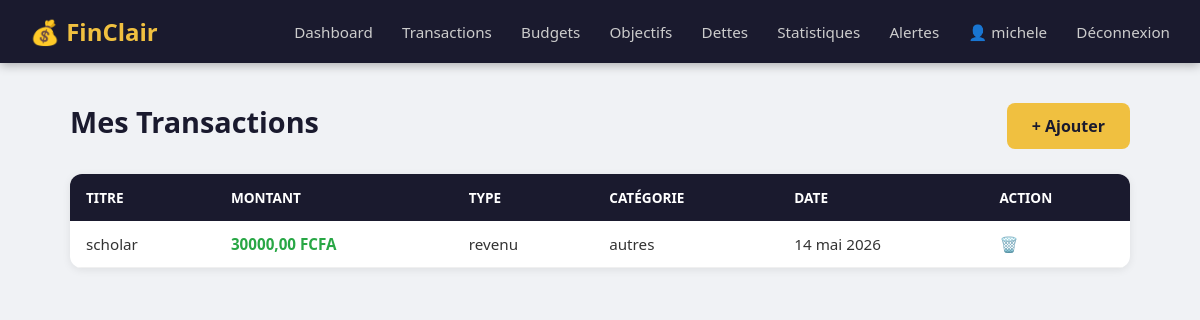
/transactions/ (signed in), run on the app's committed database.
### transactions/models.py (models this page shows, shortened)
class Transaction(models.Model):
    TYPE_CHOICES = [
        ('revenu', 'Revenu'),
        ('depense', 'Dépense'),
    ]
    CATEGORIE_CHOICES = [
        ('alimentation', 'Alimentation'),
        ('transport', 'Transport'),
        ('logement', 'Logement'),
        ('sante', 'Santé'),
        ('loisirs', 'Loisirs'),
        ('education', 'Éducation'),
        ('autres', 'Autres'),
    ]
    utilisateur = models.ForeignKey(User, on_delete=models.CASCADE)
    titre = models.CharField(max_length=200)
    montant = models.DecimalField(max_digits=10, decimal_places=2)
    type_transaction = models.CharField(max_length=10, choices=TYPE_CHOICES)
    categorie = models.CharField(max_length=20, choices=CATEGORIE_CHOICES)
    date = models.DateField(auto_now_add=True)
    description = models.TextField(blank=True)

### transactions/views.py (the view)
# urls.py: path('', views.liste_transactions, name='liste_transactions'),
@login_required  # Redirige vers connexion si pas connecté
def liste_transactions(request):
    transactions = Transaction.objects.filter(
        utilisateur=request.user
    ).order_by('-date')
    return render(request, 'transactions/liste.html', {
        'transactions': transactions
    })

### templates/transactions/liste.html (shortened to what this page needs)
{% extends 'base.html' %}
{% block contenu %}
<div class="page">
    <div class="page-header">
        <h1>Mes Transactions</h1>
        <a href="{% url 'ajouter_transaction' %}" class="btn">+ Ajouter</a>
    </div>
    <table>
        <thead>
            <tr>
                <th>Titre</th>
                <th>Montant</th>
                <th>Type</th>
                <th>Catégorie</th>
                <th>Date</th>
                <th>Action</th>
            </tr>
        </thead>
        <tbody>
            {% for t in transactions %}
            <tr class="{{ t.type_transaction }}">
                <td>{{ t.titre }}</td>
                <td>{{ t.montant }} FCFA</td>
                <td>{{ t.type_transaction }}</td>
                <td>{{ t.categorie }}</td>
                <td>{{ t.date }}</td>
                <td>
                    <a href="{% url 'supprimer_transaction' t.pk %}"
                       onclick="return confirm('Supprimer cette transaction ?')">
                       🗑️
                    </a>
                </td>
            </tr>
            {% empty %}
            <tr><td colspan="6">Aucune transaction.</td></tr>
            {% endfor %}
        </tbody>
    </table>
</div>
{% endblock %}

### templates/base.html (shortened to what this page needs)
<!DOCTYPE html>
<html lang="fr">
<head>
    {% load static %}
    <link rel="stylesheet" href="{% static 'css/style.css' %}">
</head>
<body>
    {% if user.is_authenticated %}
   <nav>
    <div class="nav-logo">💰 FinClair</div>
    <div class="nav-links">
        <a href="{% url 'dashboard' %}">Dashboard</a>
        <a href="{% url 'liste_transactions' %}">Transactions</a>
        <a href="{% url 'liste_budgets' %}">Budgets</a>
        <a href="{% url 'liste_objectifs' %}">Objectifs</a>
        <a href="{% url 'liste_dettes' %}">Dettes</a>
        <a href="{% url 'statistiques' %}">Statistiques</a>
        <a href="{% url 'liste_alertes' %}">Alertes</a>
        <a href="{% url 'profil' %}">👤 {{ user.username }}</a>
        <a href="{% url 'deconnexion' %}">Déconnexion</a>
    </div>
</nav>
    {% endif %}
    <main>
        {% block contenu %}{% endblock %}
    </main>
</body>
</html>

### static/css/style.css (style rules this page uses)
* { margin: 0; padding: 0; box-sizing: border-box; }
body { font-family: 'Segoe UI', Tahoma, Geneva, Verdana, sans-serif; background-color: #f0f2f5; color: #333; }
a { text-decoration: none; color: inherit; }
nav { background-color: #1a1a2e; padding: 15px 30px; display: flex; justify-content: space-between; align-items: center; box-shadow: 0 2px 10px rgba(0,0,0,0.3); }
.nav-logo { color: #f0c040; font-size: 1.5rem; font-weight: bold; }
.nav-links a { color: #ccc; margin-left: 25px; font-size: 0.95rem; transition: color 0.2s; }
main { max-width: 1100px; margin: 30px auto; padding: 0 20px; }
table { width: 100%; background: white; border-radius: 12px; border-collapse: collapse; box-shadow: 0 2px 8px rgba(0,0,0,0.08); overflow: hidden; }
th { background-color: #1a1a2e; color: white; padding: 14px 16px; text-align: left; font-size: 0.85rem; text-transform: uppercase; }
td { padding: 13px 16px; border-bottom: 1px solid #f0f0f0; font-size: 0.95rem; }
tr.revenu td:nth-child(2) { color: #28a745; font-weight: bold; }
button[type="submit"], .btn { background-color: #f0c040; color: #1a1a2e; border: none; padding: 12px 25px; border-radius: 8px; font-size: 1rem; font-weight: bold; cursor: pointer; transition: background-color 0.2s; display: inline-block; margin-top: 10px; }
.page-header { display: flex; justify-content: space-between; align-items: center; margin-bottom: 25px; }
.page-header h1 { color: #1a1a2e; font-size: 1.8rem; }

### data on the page
Transaction: titre "scholar", montant "30000,00", type_transaction "revenu", categorie "autres", date "14 mai 2026"

### other printed values
{{ user.username }} "michele"
